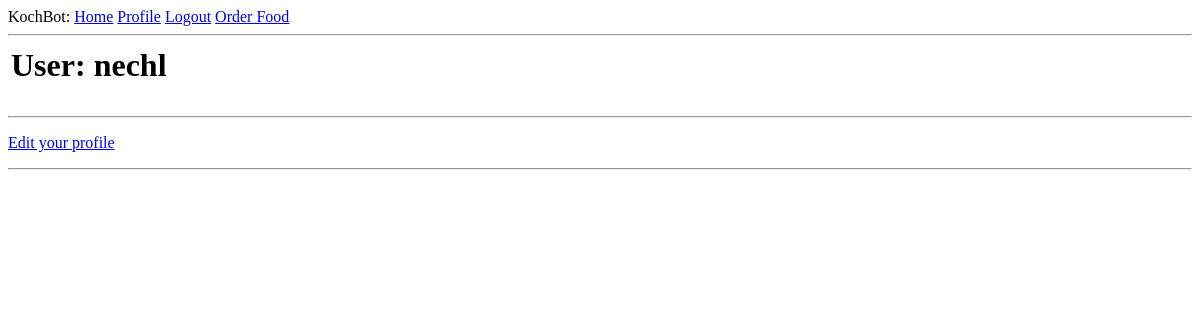
The page /user/nechl (signed in) on the database as committed earlier.
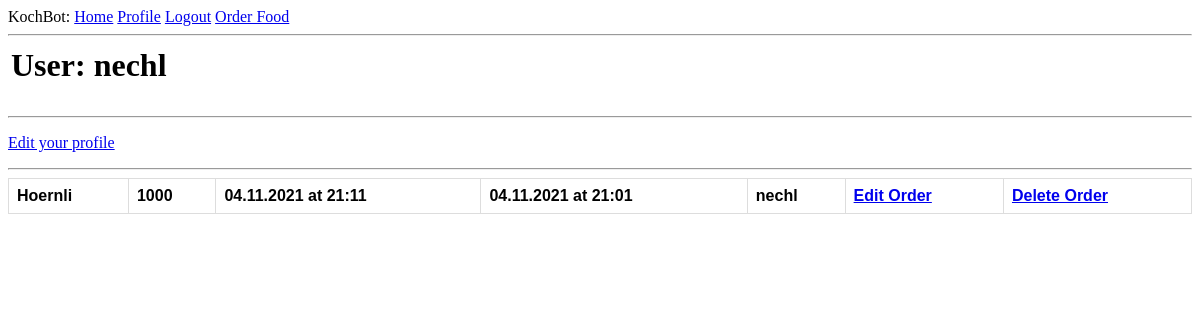
The same page on the database as committed later.
### app/models.py (models this page shows, shortened)
class User(UserMixin, db.Model):
    id = db.Column(db.Integer, primary_key=True)
    username = db.Column(db.String(64), index=True, unique=True)
    email = db.Column(db.String(120), index=True, unique=True)
    password_hash = db.Column(db.String(128))
    orders = db.relationship('Order', backref='author', lazy='dynamic')

class Order(db.Model):
    id = db.Column(db.Integer, primary_key = True)
    food = db.Column(db.String(140))
    timestamp = db.Column(db.DateTime,  default=datetime.utcnow)
    amount = db.Column(db.Integer())
    finished_at = db.Column(db.DateTime, index = True)
    start_at = db.Column(db.DateTime)
    user_id = db.Column(db.Integer, db.ForeignKey('user.id'))

### app/routes.py (the view)
@app.route('/user/<username>')
@login_required
def user(username):
    user = User.query.filter_by(username=username).first_or_404()
    orders = Order.query.order_by(Order.finished_at.asc()).all()
    return render_template('user.html', user=user, orders=orders)

### app/models.py (called while the page is built)
@login.user_loader
def load_user(id):
    return User.query.get(int(id))

### app/templates/user.html
{% extends "base.html" %}
{% block content %}
    <table>
        <tr valign="top">
            <td><h1>User: {{ user.username }}</h1></td>
        </tr>
    </table>
    <hr>
    {% if user == current_user %}
        <p><a href="{{ url_for('edit_profile') }}">Edit your profile</a></p>
    {% endif %}
    <hr>
    <table id="orders">
        {% for order in orders %}
            {% include '_order.html' %}
        {% endfor %}
    </table>
{% endblock %}

### app/templates/base.html (shortened to what this page needs)
<html>
    <head>
        <link rel="stylesheet" href=" {{ url_for('static', filename='style/style.css') }}">
    </head>
    <body>
        <div>
            KochBot:
                <a href="{{ url_for('index') }}">Home</a>
                {% if current_user.is_anonymous %}
                <a href="{{ url_for('login') }}">Login</a>
                {% else %}
                <a href="{{ url_for('user', username=current_user.username) }}">Profile</a>
                <a href="{{ url_for('logout') }}">Logout</a>
                {% endif %}
                <a href="{{ url_for('order') }}">Order Food</a>
        </div>
        <hr>
        {% block content %}{% endblock %}
    </body>
</html>

### app/templates/_order.html
<tr id="orders">
    <th id="orders">{{ order.food }}</th>
    <th id="orders">{{ order.amount }}</th>
    <th id="orders">{{ order.finished_at.strftime("%d.%m.%Y at %H:%M") }}</th>
    <th id="orders">{{ order.start_at.strftime("%d.%m.%Y at %H:%M") }}</th>
    <th id="orders">{{ order.user_id }}</th>
    <th id="orders"><a href="{{ url_for('edit_order', id=order.id) }}">Edit Order</a></th>
    <th id="orders"><a href="{{ url_for('delete_order', id=order.id) }}">Delete Order</a></th>
</tr>

### app/static/style/style.css (style rules this page uses)
table#orders { font-family: Arial, sans-serif; font-style:normal; border-collapse: collapse; width: 100%; }
td#orders, th#orders { border: 1px solid #dddddd; text-align: left; padding: 8px; }

Rows that differ between the two databases and show on the page:
added Order: food "Hoernli", amount "1000", finished_at "04.11.2021 at 21:11", start_at "04.11.2021 at 21:01", user_id "nechl"
